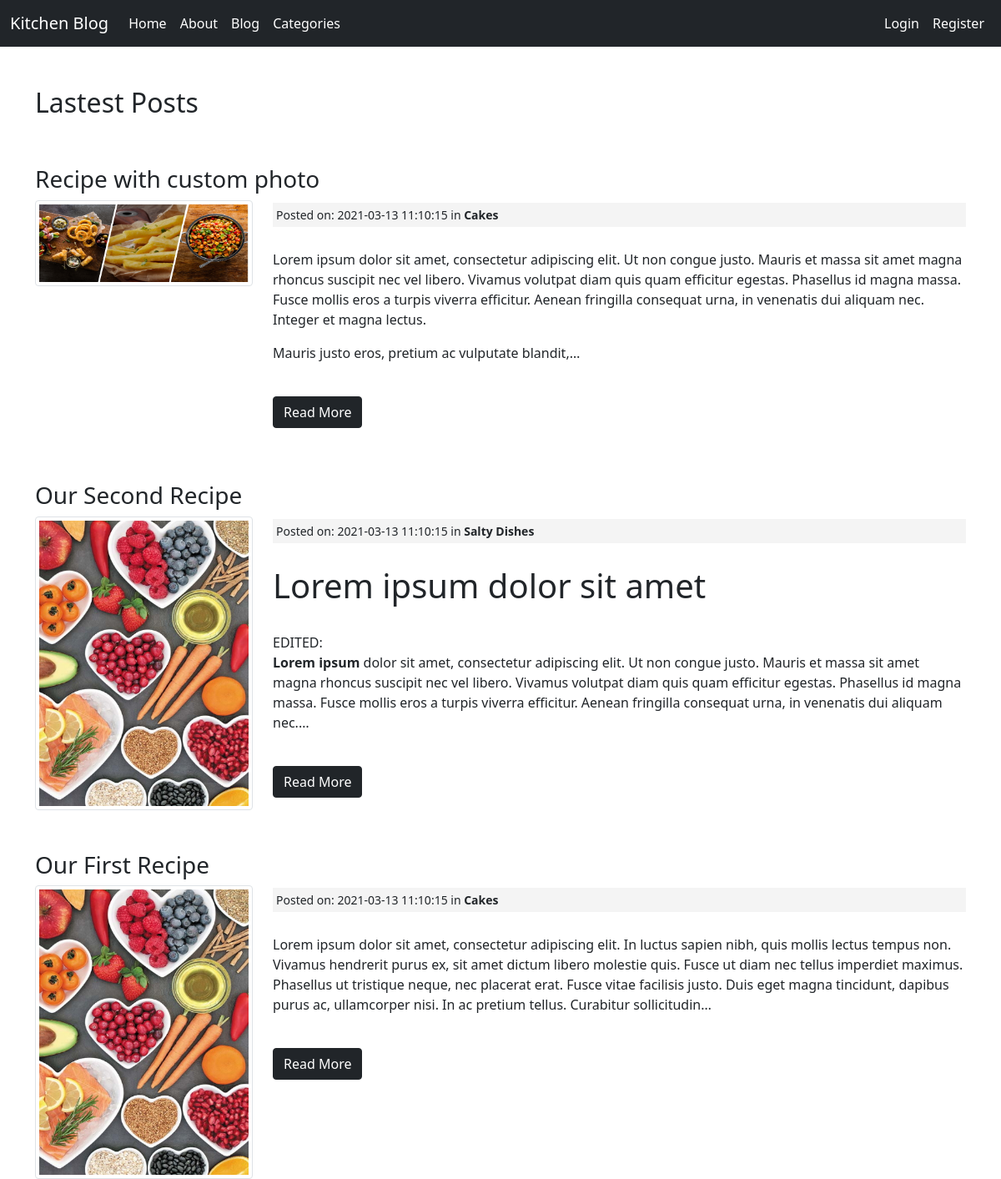
Screenshot of /index.php/posts with the database file from the repository.
### tables this page shows
CREATE TABLE IF NOT EXISTS `posts` (
  `id` int(11) NOT NULL AUTO_INCREMENT,
  `category_id` int(11) NOT NULL,
  `user_id` int(11) NOT NULL,
  `title` varchar(255) NOT NULL,
  `slug` varchar(255) NOT NULL,
  `body` text NOT NULL,
  `post_image` varchar(255) NOT NULL,
  `created_at` timestamp NOT NULL DEFAULT CURRENT_TIMESTAMP,
  PRIMARY KEY (`id`)
);

CREATE TABLE IF NOT EXISTS `categories` (
  `id` int(11) NOT NULL AUTO_INCREMENT,
  `name` varchar(255) NOT NULL,
  `created_at` timestamp NOT NULL DEFAULT CURRENT_TIMESTAMP,
  PRIMARY KEY (`id`)
);

### application/controllers/Posts.php (called while the page is built, shortened)
<?php
    class Posts extends CI_Controller {
        public function index(){
            $data['title'] = 'Lastest Posts';
            $data['posts'] = $this->post_model->get_posts();
            $this->load->view('templates/header');
            $this->load->view('posts/index', $data);
            $this->load->view('templates/footer');
        }
    }

### index.php (called while the page is built, shortened)
<?php
require_once BASEPATH.'core/CodeIgniter.php';

### application/models/Post_model.php (called while the page is built, shortened)
<?php
	class Post_model extends CI_Model{
		public function get_posts($slug = FALSE, $limit = FALSE, $offset = FALSE){
			if($slug === FALSE){
				$this->db->order_by('posts.id', 'DESC');
				$this->db->join('categories', 'categories.id = posts.category_id');
				$query = $this->db->get('posts');
				return $query->result_array();
			}
			$query = $this->db->get_where('posts', array('slug' => $slug));
			return $query->row_array();
		}
	}

### application/views/posts/index.php (the view)
<h2><?= $title ?></h2>
<br><br>
<?php foreach($posts as $post) : ?>
    <h3><?php echo $post['title']; ?></h3>
    <div class="row">
        <div class="col-md-3">
        <img class="img-thumbnail" src="<?php echo site_url();  ?>assets/images/posts/<?php echo $post['post_image']; ?>">
        </div>
        <div class="col-md-9">
            <small class="post-date">Posted on: <?= $post['created_at'] ?> in <strong><?php echo $post['name']; ?></strong> </small></br>
            <?php echo word_limiter($post['body'], 60); ?>
            <br><br>
            <p><a class ="btn btn-dark" href="<?php echo site_url('/posts/' . $post['slug']); ?>">Read More</a></p>
            <br><br>
        </div>
    </div>
<?php endforeach; ?>

### application/views/templates/header.php (shortened to what this page needs)
<!DOCTYPE html>
<html lang="sr">
<head>
    <link href="https://cdn.jsdelivr.net/npm/bootstrap@5.0.0-beta2/dist/css/bootstrap.min.css" rel="stylesheet">
    <link rel="stylesheet" href="<?php echo base_url(); ?>assets/css/style.css" type="text/css" media="screen" />
</head>
<body>
<nav class="navbar navbar-expand-lg navbar-dark bg-dark mb-5">
  <div class="container-fluid">
    <a class="navbar-brand" href="<?php echo base_url(); ?>">Kitchen Blog</a>
    <div class="collapse navbar-collapse" id="navbarSupportedContent">
      <ul class="navbar-nav me-auto mb-2 mb-lg-0">
        <li class="nav-item">
          <a class="nav-link active" aria-current="page" href="<?php echo base_url(); ?>">Home</a>
        </li>
        <li class="nav-item">
          <a class="nav-link active" aria-current="page" href="<?php echo base_url(); ?>about">About</a>
        </li>
        <li class="nav-item">
          <a class="nav-link active" aria-current="page" href="<?php echo base_url(); ?>posts">Blog</a>
        </li>
        <li class="nav-item">
          <a class="nav-link active" aria-current="page" href="<?php echo base_url(); ?>categories">Categories</a>
        </li>
      </ul>
      <ul class=" nav navbar-nav navbar-right">
      <?php if(!$this->session->userdata('logged_in')) : ?>
        <li class="nav-item">
          <a class="nav-link active" aria-current="page" href="<?php echo base_url(); ?>users/login">Login</a>
        </li>
        <li class="nav-item">
            <a class="nav-link active" aria-current="page" href="<?php echo base_url(); ?>users/register">Register</a>
        </li>
      <?php endif; ?>
      </ul>
    </div>
  </div>
</nav>
<div class="container">

### application/views/templates/footer.php (shortened to what this page needs)
        </div>
    </body>
</html>

### assets/css/style.css (style rules this page uses)
.post-date { background: #f4f4f4; padding: 4px; margin: 3px 0; display: block; }

### rows the page displays
posts: title "Recipe with custom photo", post_image (picture), category.created_at "2021-03-13 11:10:15", category.name "Cakes", body "Lorem ipsum dolor sit amet, consectetur adipiscing elit. Ut non congue justo. Mauris et massa sit amet magna rhoncus suscipit nec vel libero. Vivamus volutpat diam quis quam efficitur egestas. Phasellus id magna massa. Fusce mollis eros a turpis viverra efficitur. Aenean fringilla consequat urna, in venenatis dui aliquam nec. Integer et magna lectus. Mauris justo eros, pretium ac vulputate blandit,…"
posts: title "Our Second Recipe", post_image (placeholder picture), category.created_at "2021-03-13 11:10:15", category.name "Salty Dishes", body "Lorem ipsum dolor sit amet EDITED: Lorem ipsum dolor sit amet, consectetur adipiscing elit. Ut non congue justo. Mauris et massa sit amet magna rhoncus suscipit nec vel libero. Vivamus volutpat diam quis quam efficitur egestas. Phasellus id magna massa. Fusce mollis eros a turpis viverra efficitur. Aenean fringilla consequat urna, in venenatis dui aliquam nec.…"
posts: title "Our First Recipe", post_image (placeholder picture), category.created_at "2021-03-13 11:10:15", category.name "Cakes", body "Lorem ipsum dolor sit amet, consectetur adipiscing elit. In luctus sapien nibh, quis mollis lectus tempus non. Vivamus hendrerit purus ex, sit amet dictum libero molestie quis. Fusce ut diam nec tellus imperdiet maximus. Phasellus ut tristique neque, nec placerat erat. Fusce vitae facilisis justo. Duis eget magna tincidunt, dapibus purus ac, ullamcorper nisi. In ac pretium tellus. Curabitur sollicitudin…"

### other values shown
$title "Lastest Posts"
